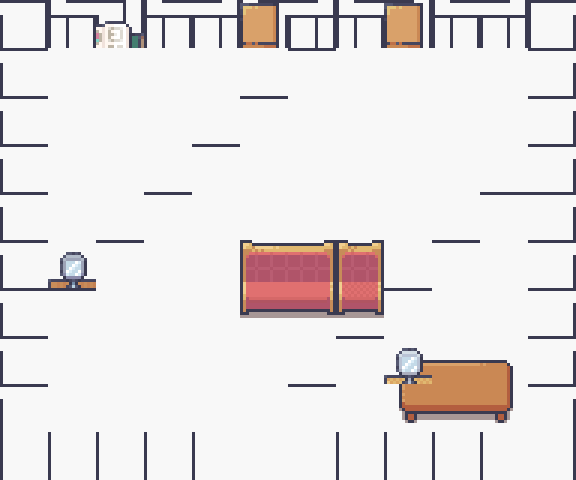

Rendered tile map (Tiled .tmx) drawn with the repository's tilesets; below, a short description and the full map source, tile grids included:
An orthogonal 12x10 tile map with 48x48 px tiles, 3 tile layers (below_player, world, above_player), 2 tilesets and 10 objects (6x painting, spawn, door, dialog, npc).

<map version="1.10" tiledversion="1.11.2" orientation="orthogonal" renderorder="right-down" width="12" height="10" tilewidth="48" tileheight="48" infinite="0" nextlayerid="5" nextobjectid="11">
 <tileset firstgid="1" source="Room_Builder_free_48x48.tsx" />
 <tileset firstgid="392" source="Interiors_free_48x48.tsx" />
 <layer id="1" name="below_player" width="12" height="10">
  <data encoding="csv">
15,16,16,16,16,16,16,16,16,16,16,17,
49,67,67,67,67,67,50,67,67,67,67,51,
49,67,67,67,67,50,67,67,67,67,67,51,
49,67,67,67,50,67,67,67,67,67,67,51,
49,67,67,50,67,67,67,67,67,67,50,51,
49,67,50,67,67,67,67,67,67,50,67,51,
49,50,67,67,67,67,67,67,50,67,67,51,
49,67,67,67,67,67,67,50,67,67,67,51,
49,67,67,67,67,67,50,67,67,67,67,51,
66,66,66,66,66,67,67,66,66,66,66,68
</data>
 </layer>
 <layer id="2" name="world" width="12" height="10">
  <data encoding="csv">
0,7,6,7,6,7,6,7,6,7,6,0,
0,0,0,0,0,0,0,0,0,0,1160,0,
0,0,0,0,0,0,0,0,0,0,0,0,
0,0,0,0,0,0,0,0,0,0,0,0,
0,0,0,0,0,0,0,0,0,0,0,0,
0,1281,0,0,0,688,689,690,0,0,0,0,
0,0,0,0,0,704,705,706,0,0,0,0,
0,0,0,0,0,0,0,0,607,608,609,0,
0,1160,0,0,0,0,0,0,623,624,625,0,
0,0,0,0,0,0,0,0,0,0,0,0
</data>
 </layer>
 <layer id="3" name="above_player" width="12" height="10">
  <data encoding="csv">
0,24,1040,24,23,1036,23,24,1035,24,23,0,
0,0,0,0,0,0,0,0,0,0,0,0,
0,0,0,0,0,0,0,0,0,0,0,0,
0,0,0,0,0,0,0,0,0,0,0,0,
0,0,0,0,0,0,0,0,0,0,0,0,
0,0,0,0,0,0,0,0,0,0,0,0,
0,0,0,0,0,0,0,0,0,0,0,0,
0,0,0,0,0,0,0,0,1279,0,0,0,
0,0,0,0,0,0,0,0,0,0,0,0,
0,0,0,0,0,0,0,0,0,0,0,0
</data>
 </layer>
 <objectgroup id="4" name="objects">
  <object id="1" name="spawn" x="288" y="384">
   <point />
  </object>
  <object id="2" name="door" x="288" y="432">
   <properties>
    <property name="nextMap" value="worldscene" />
   </properties>
   <point />
  </object>
  <object id="3" name="painting" x="96" y="48">
   <properties>
    <property name="title" value="Artwork 1" />
    <property name="artist" value="Unknown Artist" />
    <property name="price" value="10000" />
    <property name="description" value="A striking work that demands attention." />
    <property name="sprite" value="painting_small_abstract" />
   </properties>
   <point />
  </object>
  <object id="4" name="painting" x="192" y="48">
   <properties>
    <property name="title" value="Artwork 2" />
    <property name="artist" value="Unknown Artist" />
    <property name="price" value="15000" />
    <property name="description" value="A striking work that demands attention." />
    <property name="sprite" value="painting_medium_landscape" />
   </properties>
   <point />
  </object>
  <object id="5" name="painting" x="288" y="48">
   <properties>
    <property name="title" value="Artwork 3" />
    <property name="artist" value="Unknown Artist" />
    <property name="price" value="20000" />
    <property name="description" value="A striking work that demands attention." />
    <property name="sprite" value="painting_large_portrait" />
   </properties>
   <point />
  </object>
  <object id="6" name="painting" x="384" y="48">
   <properties>
    <property name="title" value="Artwork 4" />
    <property name="artist" value="Unknown Artist" />
    <property name="price" value="25000" />
    <property name="description" value="A striking work that demands attention." />
    <property name="sprite" value="painting_large_modern" />
   </properties>
   <point />
  </object>
  <object id="7" name="painting" x="48" y="144">
   <properties>
    <property name="title" value="West Wall Piece 1" />
    <property name="artist" value="Unknown Artist" />
    <property name="price" value="25000" />
    <property name="description" value="Hung on the west wall, catching the afternoon light." />
    <property name="sprite" value="painting_large_modern" />
   </properties>
   <point />
  </object>
  <object id="8" name="painting" x="48" y="288">
   <properties>
    <property name="title" value="West Wall Piece 2" />
    <property name="artist" value="Unknown Artist" />
    <property name="price" value="35000" />
    <property name="description" value="A quieter work, meant for contemplation." />
    <property name="sprite" value="painting_small_photo" />
   </properties>
   <point />
  </object>
  <object id="9" name="dialog" x="288" y="96">
   <properties>
    <property name="content" value="Test Gallery — SoHo" />
   </properties>
   <point />
  </object>
  <object id="10" name="npc" x="432" y="288">
   <properties>
    <property name="id" value="elena_ross" />
    <property name="label" value="Elena Ross" />
    <property name="dialogue" value="Welcome to the gallery. See anything you like?" />
    <property name="canHaggle" value="true" />
   </properties>
   <point />
  </object>
 </objectgroup>
</map>
